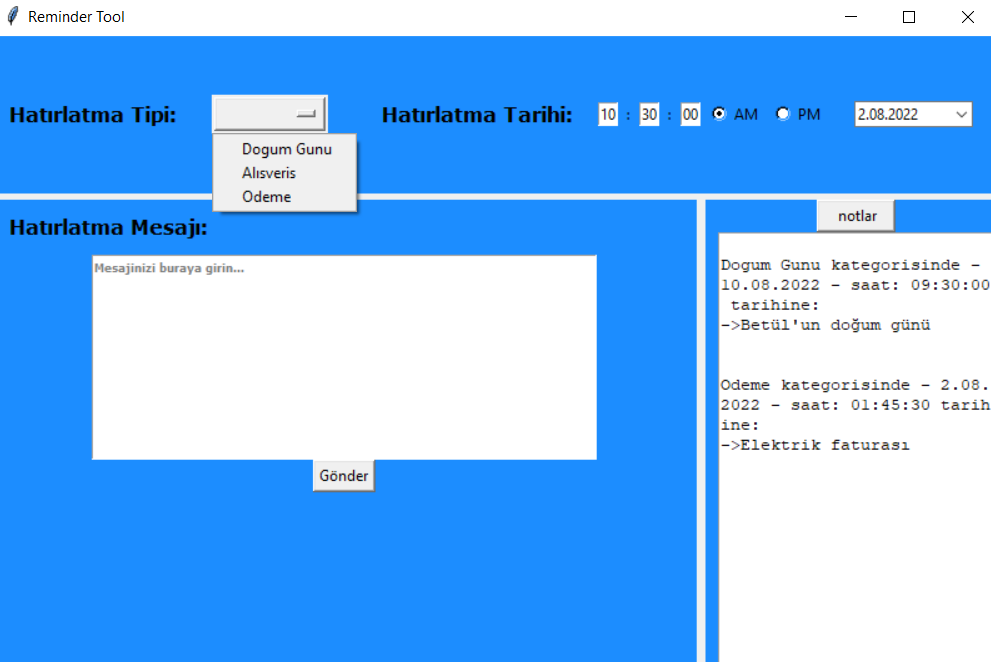

The script that drew this image:
from cProfile import label
from cgitb import text
from doctest import master
from msilib.schema import RadioButton
from tkinter import *
from tkinter.filedialog import asksaveasfile
from tracemalloc import start
from turtle import bgcolor, width
from pkg_resources import EntryPoint
from tkcalendar import DateEntry
import time


#PART-1
master= Tk()
master.title("Reminder Tool")
canvas = Canvas(master, width="800", height="500")
canvas.pack()

frame_ust= Frame(master, bg="#1c8dff")
frame_ust.place(relx=0, rely=0, relheight=0.25, relwidth=1)

frame_alt_sol= Frame(master, bg="#1c8dff")
frame_alt_sol.place(relx=0, rely=0.26, relheight=1, relwidth=0.70)

frame_alt_sag= Frame(master, bg="#1c8dff")
frame_alt_sag.place(relx=0.709, rely=0.26, relheight=1, relwidth=0.3)

hatirlatma_tipi_etiketi= Label(frame_ust, bg="#1c8dff", text="Hatırlatma Tipi: ", font="Verdana 12 bold")
hatirlatma_tipi_etiketi.pack(padx=10, pady=10, side=LEFT)

hatirlatma_tipi_secici= StringVar(frame_ust)
hatirlatma_tipi_secici.set("\t")

hatirlatma_tipi_menu= OptionMenu(
    frame_ust,
    hatirlatma_tipi_secici,
    "Dogum Gunu",
    "Alısveris",
    "Odeme",
    )
hatirlatma_tipi_menu.pack(padx=10, pady=10, side=LEFT)

##
hatirlatma_tarihi_secici=DateEntry(frame_ust,selectmode='day')
hatirlatma_tarihi_secici.pack(padx=20, pady=10, side=RIGHT)

r = IntVar()
pm_label= Radiobutton(frame_ust, text="PM", variable=r, value=2, bg="#1c8dff")
pm_label.pack(padx=2, pady=10, side=RIGHT)

am_label= Radiobutton(frame_ust, text="AM", variable=r, value=1, bg="#1c8dff")
am_label.pack(padx=2, pady=10, side=RIGHT)


second_input = Entry(frame_ust, width=2)
second_input.pack(padx=2, pady=10, side=RIGHT)

clon= Label(frame_ust, text=":", bg="#1c8dff")
clon.pack(padx=2, pady=10, side=RIGHT)

minute_input = Entry(frame_ust, width=2)
minute_input.pack(padx=2, pady=10, side=RIGHT)

clon= Label(frame_ust, text=":", bg="#1c8dff")
clon.pack(padx=2, pady=10, side=RIGHT)


hour_input = Entry(frame_ust, width=2)
hour_input.pack(padx=2, pady=10, side=RIGHT)



hatirlatma_tarihi_etiketi= Label(frame_ust, bg="#1c8dff",  text="Hatırlatma Tarihi: ", font="Verdana 12 bold")
hatirlatma_tarihi_etiketi.pack(padx=10, pady=10, side=RIGHT)


#PART-3

from tkinter import messagebox

def gonder():
    son_mesaj=""
    try:       
        if r.get():

                son_mesaj += "Mesaj Başarıyla sisteme kaydedildi"

                
                if hatirlatma_tipi_secici.get()=="Dogum Gunu":
                    tip="Dogum Gunu" 
                elif hatirlatma_tipi_secici.get()=="Alısveris":
                    tip="Alısveris" 
                elif hatirlatma_tipi_secici.get()=="Odeme":
                    tip="Odeme" 
                elif hatirlatma_tipi_secici.get()==" ":
                  tip="Genel"
                tarih=hatirlatma_tarihi_secici.get()
                mesaj=metin_alani.get("1.0", "end")
                saat=hour_input.get()
                dakika=minute_input.get()
                saniye=second_input.get()
                
                dosya=open("liste.txt","a")
                dosya.write(
                        '\n{} kategorisinde - {} - saat: {}:{}:{} tarihine:\n->{}\n'.format(
                            tip,
                            tarih,
                            saat,
                            dakika,
                            saniye,
                            mesaj
                        )
                    )
              
                dosya.close()

                
        else:
            son_mesaj += "Gerekli alanların doldurulduğundan emin olun"
            messagebox.showwarning("Yetersiz Bilgi", son_mesaj)
     
            
    except:
        son_mesaj += "İşlem Başarısız Oldu"
        messagebox.showerror("Başarısız İşlem", son_mesaj) 
        
    finally:
        master.destroy()

def dosya_ac():
    dosya = open("liste.txt", "r")
    stuff= dosya.read()

    not_alani.insert(END, stuff)
    dosya.close()

Label(frame_alt_sol, text="Hatırlatma Mesajı:", bg="#1c8dff",  font="Verdana 12 bold").pack(padx=10, pady=10, anchor=NW)


metin_alani=Text(frame_alt_sol, height=10, width=50)
metin_alani.tag_configure("style", foreground="gray", font="Verdana 7 bold")
metin_alani.pack()


karsilama_metni= "Mesajinizi buraya girin..."
metin_alani.insert(END, karsilama_metni, "style")

gonder_butonu = Button(frame_alt_sol, text="Gönder", command=gonder)
gonder_butonu.pack(anchor=S)

notlar = Button(frame_alt_sag, text="    notlar   ", command=dosya_ac)
notlar.pack(anchor=S) 

not_alani=Text(frame_alt_sag, height=50, width=27)
not_alani.tag_configure("style", foreground="gray", font="Verdana 7 bold")
not_alani.pack()


master.mainloop()
